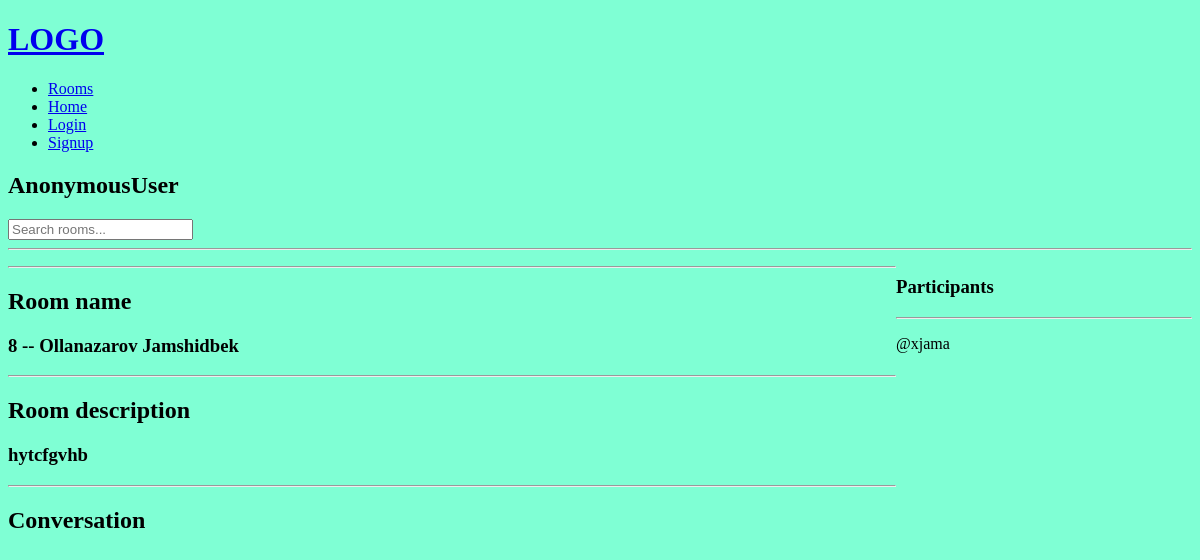
Before: /room/8/ with the older database file.
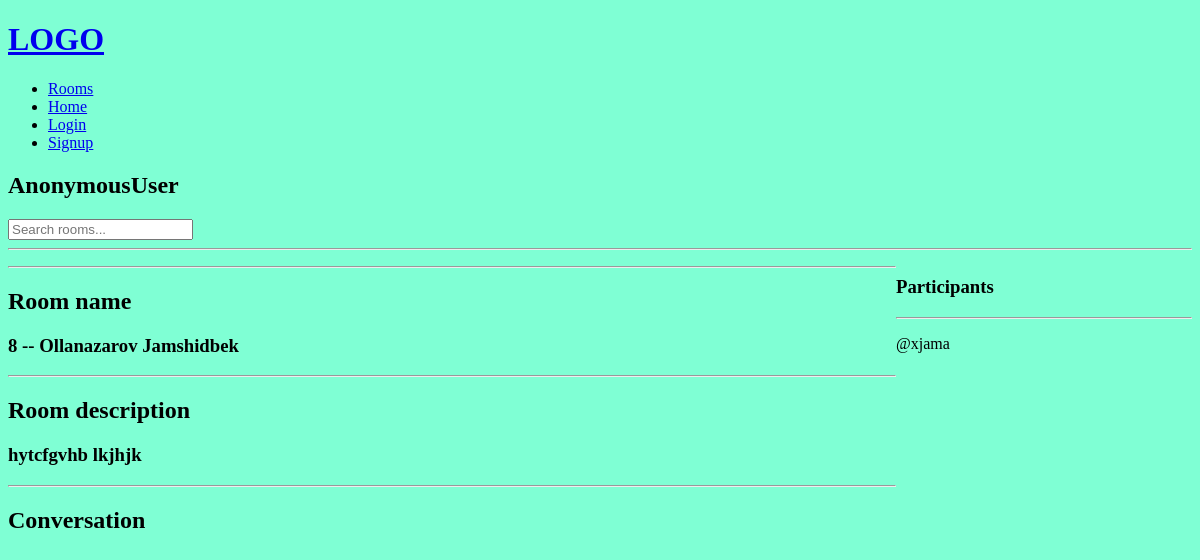
After: the same page with the newer database file.
### base/models.py (models this page shows, shortened)
class Room(models.Model):
    host = models.ForeignKey(User, on_delete=models.SET_NULL, null=True)
    topic = models.ForeignKey(Topic, on_delete=models.SET_NULL, null=True)
    participants = models.ManyToManyField(User, related_name='participants', blank=True)
    name = models.CharField(max_length=200)
    description = models.TextField()
    updated = models.DateTimeField(auto_now=True)
    created = models.DateTimeField(auto_now_add = True)
    class Meta:
        ordering = ['-updated', '-created']

### base/views.py (the view, shortened to what this page needs)
# urls.py: path("room/<int:pk>/", views.room, name="room"),
def room(request, pk):
    room_data = Room.objects.get(id=pk)
    messages_data = Message.objects.filter(room__id=room_data.id)
    participants = room_data.participants.all()
    context = {'room': room_data, 'messages_data': messages_data, 'participants': participants}
    return render(request, "base/room.html", context)

### base/templates/base/room.html (shortened to what this page needs)
{% extends "main.html" %}
{% block content %}
<div class="room-container">
    <div>
        <div>
            <hr>
            <h2>Room name</h2>
            <h3>{{ room.id }} -- {{ room.name }}</h3>
            <hr>
            <h2>Room  description</h2>
            <h3>{{ room.description }}</h3>
            <hr>
            <h2>Conversation</h2>
        </div>
    </div>
    <div>
        <h3>Participants</h3>
        <hr>
        {% for user in participants %}
            <div>
                <p>@{{user.username}}</p>
            </div>
        {% endfor %}
    </div>
</div>
{% endblock content %}

Changed rows visible on the page:
changed Room "Ollanazarov Jamshidbek": description "hytcfgvhb" → "hytcfgvhb lkjhjk"
